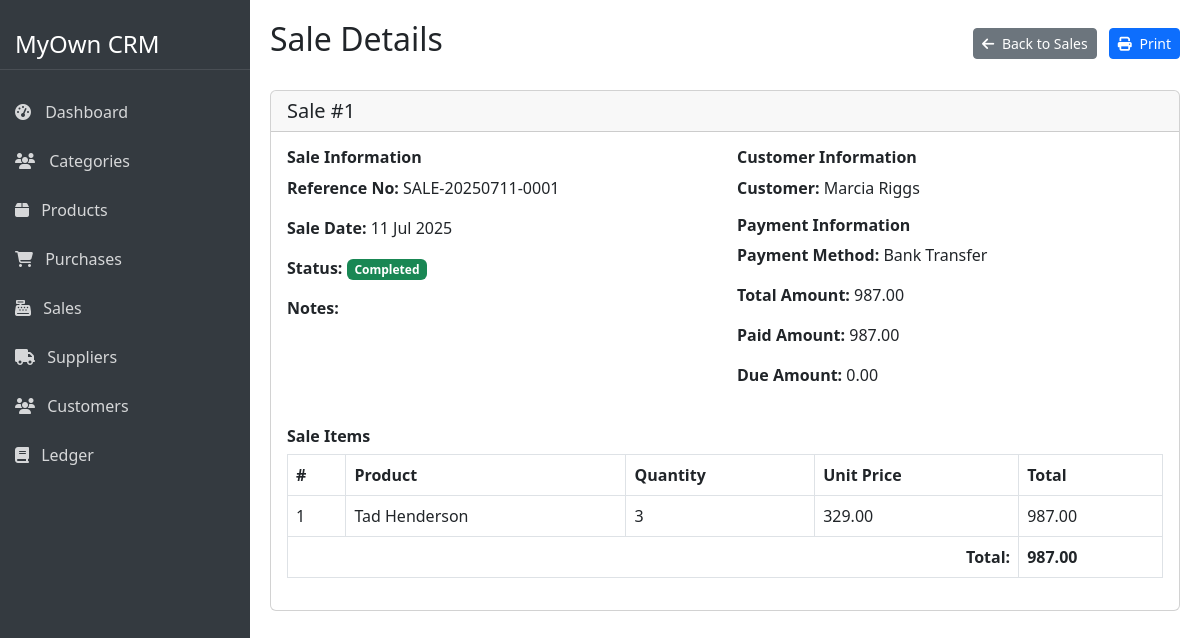
Screenshot of /sales/view_sale.php?id=1 with the database file from the repository.
### tables this page shows
CREATE TABLE `sales` (
  `id` int(11) NOT NULL,
  `reference_no` varchar(50) NOT NULL,
  `customer_id` int(11) DEFAULT NULL,
  `total_amount` decimal(10,2) NOT NULL,
  `paid_amount` decimal(10,2) NOT NULL,
  `due_amount` decimal(10,2) NOT NULL,
  `payment_method_id` int(11) DEFAULT NULL,
  `sale_date` date NOT NULL,
  `notes` text DEFAULT NULL,
  `status` tinyint(1) DEFAULT 1,
  `created_at` timestamp NOT NULL DEFAULT current_timestamp()
);

CREATE TABLE `customers` (
  `id` int(11) NOT NULL,
  `name` varchar(100) NOT NULL,
  `phone` varchar(20) DEFAULT NULL,
  `email` varchar(100) DEFAULT NULL,
  `address` text DEFAULT NULL,
  `status` tinyint(1) DEFAULT 1,
  `created_at` timestamp NOT NULL DEFAULT current_timestamp()
);

CREATE TABLE `payment_methods` (
  `id` int(11) NOT NULL,
  `name` varchar(50) NOT NULL,
  `description` text DEFAULT NULL,
  `status` tinyint(1) DEFAULT 1
);

CREATE TABLE `sale_items` (
  `id` int(11) NOT NULL,
  `sale_id` int(11) NOT NULL,
  `product_id` int(11) NOT NULL,
  `quantity` int(11) NOT NULL,
  `unit_price` decimal(10,2) NOT NULL,
  `total_price` decimal(10,2) NOT NULL
);

CREATE TABLE `products` (
  `id` int(11) NOT NULL,
  `category_id` int(11) NOT NULL,
  `name` varchar(255) NOT NULL,
  `description` text DEFAULT NULL,
  `price` decimal(10,2) NOT NULL,
  `quantity` int(11) NOT NULL DEFAULT 0,
  `image` varchar(255) DEFAULT NULL,
  `status` tinyint(1) NOT NULL DEFAULT 1,
  `created_at` timestamp NOT NULL DEFAULT current_timestamp()
);

### database/database.php (called while the page is built, shortened)
<?php
class Database {
    protected $host = 'localhost';
    protected $user = 'root';
    protected $password = '';
    protected $dbname = 'oop-project';
    public $con = null;
    public function __construct(){
        if($this->con == null){
            $this->con = mysqli_connect($this->host,$this->user,$this->password,$this->dbname);
        }
    }
}
?>

### sales/sale.class.php (called while the page is built, shortened)
<?php
require_once ROOT_PATH . 'database/database.php';
class Sale extends Database {
    private $table = 'sales';
    private $items_table = 'sale_items';
    public function getById($id) {
        $id = (int)$id;
        $sql = "SELECT s.*, c.name as customer_name, pm.name as payment_method
               FROM {$this->table} s
               LEFT JOIN customers c ON s.customer_id = c.id
               LEFT JOIN payment_methods pm ON s.payment_method_id = pm.id
               WHERE s.id = {$id}";
        $result = $this->con->query($sql);
        if ($result->num_rows > 0) {
            $sale = $result->fetch_assoc();
            $sql = "SELECT si.*, p.name as product_name
                   FROM {$this->items_table} si
                   LEFT JOIN products p ON si.product_id = p.id
                   WHERE si.sale_id = {$id}";
            $result = $this->con->query($sql);
            $items = [];
            if ($result->num_rows > 0) {
                while ($row = $result->fetch_assoc()) {
                    $items[] = $row;
                }
            }
            $sale['items'] = $items;
            return $sale;
        } else {
            return false;
        }
    }
}
?>

### sales/view_sale.php (the view, shortened to what this page needs)
<?php
require_once ROOT_PATH . 'sales/sale.class.php';
$id = (int)$_GET['id'];
$saleObj = new Sale();
$sale = $saleObj->getById($id);
require ROOT_PATH . 'includes/header.php';
?>
<div class="d-flex">
    <?php
    require ROOT_PATH . 'includes/sidebar.php';
    ?>
    <div class="main-content">
        <div class="d-flex justify-content-between align-items-center mb-4">
            <h2>Sale Details</h2>
            <div>
                <a href="sales.php" class="btn btn-secondary btn-sm me-2">
                    <i class="fas fa-arrow-left me-1"></i> Back to Sales
                </a>
                <button class="btn btn-primary btn-sm" onclick="window.print()">
                    <i class="fas fa-print me-1"></i> Print
                </button>
            </div>
        </div>
        <div class="card mb-4">
            <div class="card-header">
                <h5 class="mb-0">Sale #<?php echo $sale['id']; ?></h5>
            </div>
            <div class="card-body">
                <div class="row mb-4">
                    <div class="col-md-6">
                        <h6 class="fw-bold">Sale Information</h6>
                        <p><strong>Reference No:</strong> <?php echo $sale['reference_no']; ?></p>
                        <p><strong>Sale Date:</strong> <?php echo date('d M Y', strtotime($sale['sale_date'])); ?></p>
                        <p><strong>Status:</strong>
                            <?php if ($sale['status'] == 1): ?>
                                <span class="badge bg-success">Completed</span>
                            <?php elseif ($sale['status'] == 2): ?>
                                <span class="badge bg-warning">Pending</span>
                            <?php else: ?>
                                <span class="badge bg-danger">Cancelled</span>
                            <?php endif; ?>
                        </p>
                        <p><strong>Notes:</strong> <?php echo nl2br(htmlspecialchars($sale['notes'])); ?></p>
                    </div>
                    <div class="col-md-6">
                        <h6 class="fw-bold">Customer Information</h6>
                        <p><strong>Customer:</strong> <?php echo $sale['customer_name']; ?></p>
                        <h6 class="fw-bold mt-3">Payment Information</h6>
                        <p><strong>Payment Method:</strong> <?php echo $sale['payment_method']; ?></p>
                        <p><strong>Total Amount:</strong> <?php echo number_format($sale['total_amount'], 2); ?></p>
                        <p><strong>Paid Amount:</strong> <?php echo number_format($sale['paid_amount'], 2); ?></p>
                        <p><strong>Due Amount:</strong> <?php echo number_format($sale['due_amount'], 2); ?></p>
                    </div>
                </div>
                <h6 class="fw-bold">Sale Items</h6>
                <div class="table-responsive">
                    <table class="table table-bordered">
                        <thead>
                            <tr>
                                <th>#</th>
                                <th>Product</th>
                                <th>Quantity</th>
                                <th>Unit Price</th>
                                <th>Total</th>
                            </tr>
                        </thead>
                        <tbody>
                            <?php $counter = 1; foreach ($sale['items'] as $item): ?>
                            <tr>
                                <td><?php echo $counter++; ?></td>
                                <td><?php echo $item['product_name']; ?></td>
                                <td><?php echo $item['quantity']; ?></td>
                                <td><?php echo number_format($item['unit_price'], 2); ?></td>
                                <td><?php echo number_format($item['total_price'], 2); ?></td>
                            </tr>
                            <?php endforeach; ?>
                        </tbody>
                        <tfoot>
                            <tr>
                                <th colspan="4" class="text-end">Total:</th>
                                <th><?php echo number_format($sale['total_amount'], 2); ?></th>
                            </tr>
                        </tfoot>
                    </table>
                </div>
            </div>
        </div>
    </div>
</div>
<?php
require ROOT_PATH . 'includes/footer.php';
?>

### includes/header.php (style rules this page uses)
body { overflow-x: hidden; }
.main-content { margin-left: 250px; width: 100%; padding: 20px; transition: all 0.3s; }

### rows the page displays
sales: id "1", reference_no "SALE-20250711-0001", sale_date "11 Jul 2025", customer.name "Marcia Riggs", payment_method.name "Bank Transfer", total_amount "987.00", paid_amount "987.00", due_amount "0.00"
sale_items: product.name "Tad Henderson", quantity "3", unit_price "329.00", total_price "987.00"
